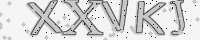
#> input picture proyecto captcha/captcha.png, 200 x 40 px; its folder holds 2 pictures in this run
$ jupyter execute --allow-errors proyecto.ipynb
#> lines starting #> are read from the running program, lines starting #| are printed output that depends on the picture
[cell 1]
import numpy as np
import matplotlib.pyplot as plt
from matplotlib.ticker import NullFormatter
import pandas as pd
import numpy as np

from sklearn import preprocessing
from sklearn.model_selection import train_test_split
from sklearn.neighbors import KNeighborsClassifier
from sklearn import metrics, svm
from sklearn.multiclass import OneVsRestClassifier
import seaborn as sns
import os

from PIL import Image, ImageOps, ImageFilter
import numpy as np

from pathlib import Path
from typing import Iterable
import concurrent

from tqdm import tqdm

# Proyecto final

## Captcha solver

Para el proyecto presento un ejercicio de Ethical Hacking tratando de comprobar la seguridad que presenta la implementación de un captcha de texto en una página web.

En terminos generales un captcha de texto no es recomendable y no se considera un método seguro, este ejercicio pretende dar un fundamento para esta afirmación.

## Dataset

El dataset fue generado usando la librería de captchas de BotDetect(TM) CAPTCHA, y está compuesto por 5182 imagenes del captcha tipo "AncientMosaic" donde se agregó al nombre el código de texto.

La carga de infomración deberá interpretar esa información para poder generar las muestras y la variable dependiente.

#> (a cell that did not finish here is left out)

### Procesamiento de las imagenes

Durante la investigación para el entrenamiento de este modelo el procesamiento de la imagen que mejores resultados presentó es:

1. Pasar a grayscale
2. Aplicar gaussian blur
3. Reducir el tamaño a la mitad, alto de 20px
4. Centrar los datos pasando los rangos de [0,255] a [-1,1]
5. Aplanar los datos, de manera que pase de ser n*m a solo n

#> (a cell that did not finish here is left out)

#> (a cell that did not finish here is left out)

#> (a cell that did not finish here is left out)

[cell 6]
# [36 lines left out: function cut, not called in this run]

#> (the rest of this cell did not finish here and is left out)

## Proceso de carga de las muestras

El proceso mostrado anteriormente se reproduce para todas las imagenes, ademas de cargar los textos a un arreglo para que nos sirva como variable Y.

En este caso no es necesario, y sería contraproducente usar pandas, todo el proceso se realiza usando unicamente arreglos de numpy.

Para poder realizar todo el proceso se crearon varias funciones que pueden procesar las imagenes en paralelo

[cell 7]
# las imagenes estan en la carpeta imagenes, y tienen el nombre en formato tipo--texto.png
# ejemplo: AncientMosaic--RXWVJ.png
# debemos crear un dataset con el tipo de la imagen, el texto que contiene, la imagen y el texto resultante del OCR y si es correcto o no

# helper para obtener los archivos de una carpeta
def get_files(directory: Path) -> Iterable[Path]:
    """Devuelve el listado de archivos png que se encuentran en el directorio"""
    # Using glob simplifies the code in these cases.
    return (file for file in directory.glob("*.png") if file.is_file())

# [65 lines left out: functions transform_image, get_images, get_caracteres, procesar, not called in this run]

def process_files(directory: Path) -> pd.DataFrame:
    """Funcion que procesa todos los archivos png de un directorio y los guarda en un array"""

    # conteo total de archivos
    file_count = sum(1 for _ in get_files(directory))
#> file_count = 0

    # devolveremos los datos en listas
    imagenes = []
    caracteres = []

    # concurrent permite ejecutar tareas en paralelo, reduciento bastante el tiempo de espera
    with concurrent.futures.ProcessPoolExecutor() as executor:
        futures = executor.map(procesar, get_files(directory))

        # tqdm es una funcion que genera una barra de progres
        # asi sabemos en que paso va del total de imagenes.
        for result in tqdm(futures, total=file_count):

            # los resultados los agregamos a la lista correspondiente
            imagenes.extend(result['imagenes'])
            caracteres.extend(result['caracteres'])
#> this loop made 0 passes
#> after the loop, caracteres = []; imagenes = []

    # se retorna toda la informacion para imagenes y caracteres, en arreglos numpy
    return {'imagen': np.array(imagenes), 'caracter': np.array(caracteres)}

df = process_files(Path('entrenamiento'))
#> df = {'imagen': empty array, 'caracter': empty array}
df
#> Out = {'imagen': empty array, 'caracter': empty array}

### Revision de los datos cargados

El resultado de la carga debe ser un arreglo numpy con 5182 arreglos de 400 valores (20x20px), que son las imagenes ya aplanadas

[cell 8]
df['imagen'].shape
#> Out = (0,)

Podemos desplegar la informacion de un captcha leyendo 5 caracteres consecutivos:

[cell 9]
# helper para mostara una imagen desde los datos transformados a numpy
# [4 lines left out: function show_img, not called in this run]

# las imagenes deberian de ser de 44x40px
_, axes = plt.subplots(nrows=1, ncols=5, figsize=(10, 3))
for ax, image in zip(axes, df['imagen'][5:11]):
    # ax.set_axis_off()
    image = image.reshape(20, int(len(image)/20))
    ax.imshow(image, cmap=plt.cm.gray)

## Entrenamiento del modelo

Iniciamos por crear los datos de prueba y entrenamiento:

[cell 10]
X = df['imagen']
#> X = empty array
y = df['caracter']
#> y = empty array

#> (the rest of this cell did not finish here and is left out)

El entrenamientod el modelo es bastante sencillo, como vems a continuacion

[cell 11]
# clasificador es Support Vector Classifier, un algoritmo que en
# SKlearn se puede usar con el método OnVsRestClassifier, lo que
# nos permite trabajar sobre los datos de entrenamiento en paralelo
# de toda la base de datos.
clf = OneVsRestClassifier(svm.SVC(gamma=0.015), n_jobs=12)

# Learn the digits on the train subset
#> (the rest of this cell did not finish here and is left out)

[cell 12]
# import KNeighborsClassifier
from sklearn.neighbors import KNeighborsClassifier

#> (the rest of this cell did not finish here and is left out)

Luego de entrenar el modelo, predecimos los datos de prueba para verificar la precisión:

#> (a cell that did not finish here is left out)

## Reporte de la clasificación:

#> (a cell that did not finish here is left out)

### Matriz de confusion

[cell 15]
fig, ax = plt.subplots(figsize=(20,20))
#> (the rest of this cell did not finish here and is left out)

## Exportacion del modelo

El modelo se puede exportar par su posterior uso en producción, para esto es necesario guardarlo todo dentro de un objeto, para ello traducimos todo lo hecho hasta el momento a una clase:

[cell 16]
class Clasificador(object):
    def __init__(self, clf=None, training=False):
#> in get_images, imagen is the input picture: PIL image 200x40 RGBA; mean R, G, B, A 213.9, 213.9, 213.9, 255
        self.training = training
        self.clf = clf
        if not clf:
            self.training = True

    def transform_image(self, image: Image) -> np.ndarray:
        """aplica transformaciones a las imagenes de cada letra, asume que ya esta en blanco y negro"""
        # transformar a numpy array
        img = np.array(image)

        # convertir en unidimensional
        img = img.flatten()

        # escalar
        img = np.interp(img, (img.min(), img.max()), (-1, +1))

        return img

    def cut(self, img2, n=5):
        width = img2.width
#> width = 200
        height = img2.height
#> height = 40
        img2 = ImageOps.grayscale(img2)

        a = 0
#> a = 0
        i = 0
#> i = 0
        while a < 3:
            i += 1
            c = img2.crop((0, 0, i, img2.height))
            c = np.array(c)
            a = (c < 100).sum()
        pre = i
#> pre = 29

        a = 0
#> a = 0
        i = 0
#> i = 0
        while a < 3:
            i += 1
            c = img2.crop((img2.width - i, 0, img2.width, img2.height))
            c = np.array(c)
            a = (c < 100).sum()
        post = i
#> post = 14

        # cortar la imagen
        img3 = img2.crop((pre, 0, img2.width - post, img2.height))
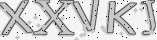
#> img3: PIL image 157x40 L; min 30, max 245, mean 206.6
        img3 = img3.resize((width, height))
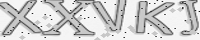
#> img3: PIL image 200x40 L; min 20, max 255, mean 206.6
        # aplicar blur
        img3 = img3.filter(ImageFilter.GaussianBlur(radius=2))
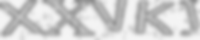
#> img3: PIL image 200x40 L; min 141, max 245, mean 206.6
        # escalar a la mitad
        img3 = img3.resize((int(img3.width/2), int(img3.height/2)))

        images = []
        for i in range(n):
            img_i = img3.crop((i*img3.width/n, 0, (i+1)*img3.width/n, img3.height))
            images.append(img_i)
        return images


    def get_images(self, file:Path, n:int=5) -> list:
        # leer la imagen y transformarla a gris
        imagen = Image.open(file)
        # imagen = ImageOps.grayscale(imagen)

        # # aplicar filtro gaussiano
        # imagen = imagen.filter(ImageFilter.GaussianBlur(radius=3))

        # # escalarla a la mitad
        # imagen = imagen.resize((int(imagen.width/2), int(imagen.height/2)))

        # # Cortar la imagen en n caracteres:
        # # usualmente los captchas tienen un padding (margen interior)
        # # al rededor del texto, lo eliminaremos
        # padding = 8

        # # tambien agregamos un margen al rededor de cada caracter para
        # # garantizar que siempre tendremos el caracter dentro del recorte
        # margen = 4

        # # datos del tamaño de la imagen
        # imagen.size
        # length = imagen.size[0]
        # width = imagen.size[1]
        # crop_length = int((length - padding*2)/n)

        imagenes = []

        # recortamos todos los caracteres de la imagen
        for i in self.cut(imagen, n):
            imagenes.append(
                self.transform_image(i)
            )
#> this loop made 5 passes
#> after the loop, imagenes = 5 items
        return imagenes

    # [13 lines left out: functions get_caracteres, procesar, not called in this run]

    def predict(self, img:Path):
        imagenes = self.get_images(img, 5)
#> imagenes = 5 items
        return self.clf.predict(imagenes)
